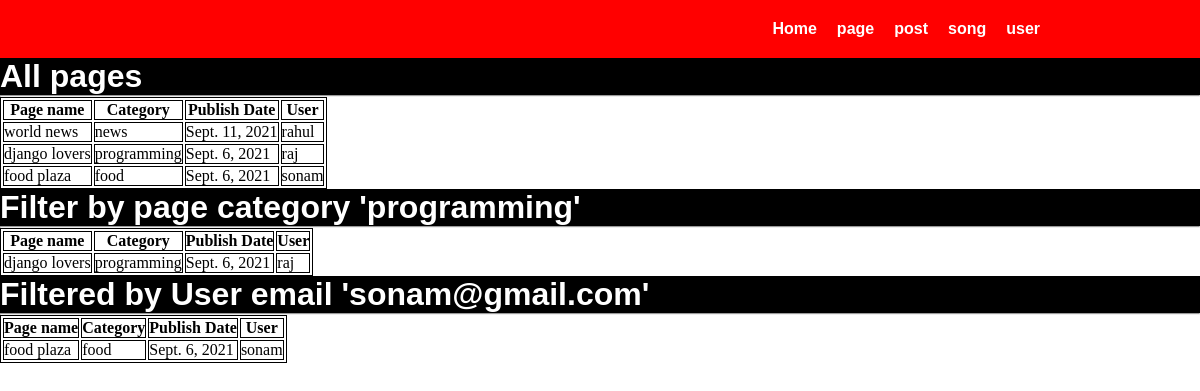
/page/, run on the app's committed database.
### myapplication/models.py (models this page shows)
class Page(models.Model):
    user=models.OneToOneField(User,on_delete=models.CASCADE,primary_key=True)
    page_name=models.CharField(max_length=70)
    page_cat=models.CharField(max_length=70)
    page_publish_date=models.DateField()

### myapplication/views.py (the view)
# urls.py: path('page/',views.show_page,name='page'),
def show_page(request):
    data1=Page.objects.all()
    data2=Page.objects.filter(page_cat='programming')
    data3=Page.objects.filter(user__email='sonam@gmail.com')
    context={'data1':data1,'data2':data2,'data3':data3}
    return render(request,'myapplication/page.html',context)

### myapplication/templates/myapplication/page.html (shortened to what this page needs)
{% extends 'myapplication/base.html' %}
{% block content %}
<h1>All pages</h1>
<hr>
<table>
    <thead>
        <tr>
            <th>Page name</th>
            <th>Category</th>
            <th>Publish Date</th>
            <th>User</th>
        </tr>
    </thead>
    <tbody>
        {% for item in data1 %}
        <tr>
            <td>{{item.page_name}}</td>
            <td>{{item.page_cat}}</td>
            <td>{{item.page_publish_date}}</td>
            <td>{{item.user}}</td>
        </tr>
        {% endfor %}
    </tbody>
</table>
<h1>Filter by page category 'programming'</h1>
<hr>
<table>
    <thead>
        <tr>
            <th>Page name</th>
            <th>Category</th>
            <th>Publish Date</th>
            <th>User</th>
        </tr>
    </thead>
    <tbody>
        {% for item in data2 %}
        <tr>
            <td>{{item.page_name}}</td>
            <td>{{item.page_cat}}</td>
            <td>{{item.page_publish_date}}</td>
            <td>{{item.user}}</td>
        </tr>
        {% endfor %}
    </tbody>
</table>
<h1>Filtered by User email 'sonam@gmail.com'</h1>
<hr>
<table>
    <thead>
        <tr>
            <th>Page name</th>
            <th>Category</th>
            <th>Publish Date</th>
            <th>User</th>
        </tr>
    </thead>
    <tbody>
        {% for item in data3 %}
        <tr>
            <td>{{item.page_name}}</td>
            <td>{{item.page_cat}}</td>
            <td>{{item.page_publish_date}}</td>
            <td>{{item.user}}</td>
        </tr>
        {% endfor %}
    </tbody>
</table>
{% endblock content %}

### myapplication/templates/myapplication/base.html (style rules this page uses)
* { margin: 0; padding: 0; }
body { margin-bottom: 100px; }
table,tr,td,th { border: 1px solid black; }
h1 { background-color:black; color: white; font-family: sans-serif; }

### data on the page
Page: page_name "world news", page_cat "news", page_publish_date "Sept. 11, 2021", user "rahul"
Page: page_name "django lovers", page_cat "programming", page_publish_date "Sept. 6, 2021", user "raj"
Page: page_name "food plaza", page_cat "food", page_publish_date "Sept. 6, 2021", user "sonam"
